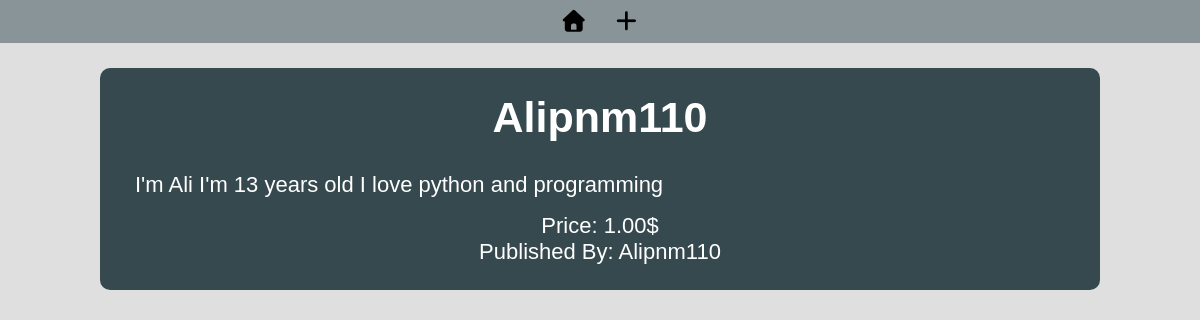
The app's page /posts/1, older data.
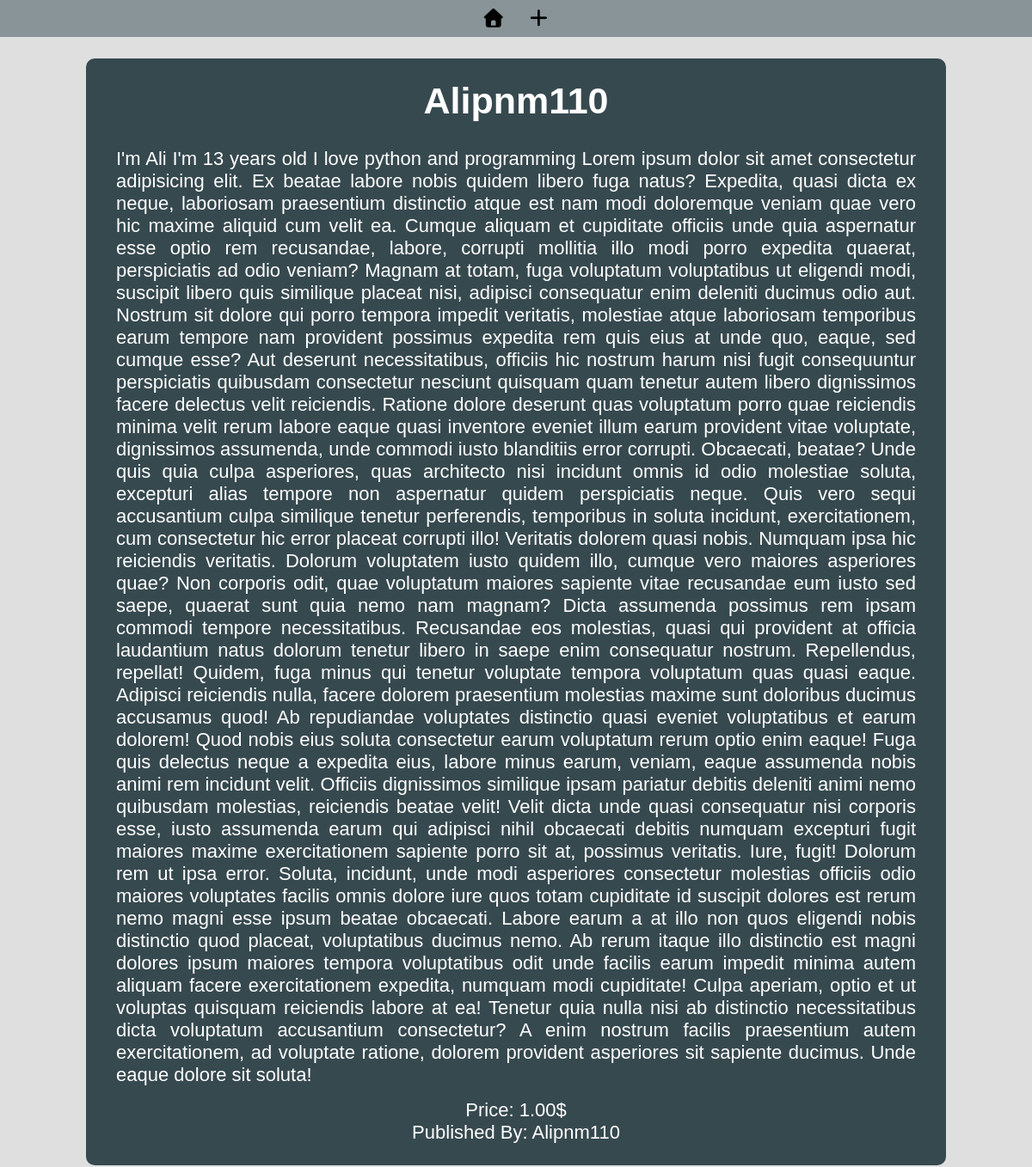
The same page, newer data.
### blog/models.py (models this page shows, shortened)
class Post(models.Model):
    title = models.CharField(max_length=100)
    content = models.TextField()
    price = models.DecimalField(max_digits=5, decimal_places=2, default=Decimal("0.00"))
    image = models.ImageField(upload_to="posts/%y/%m/%d", null=True, blank=True)
    author = models.ForeignKey(User, on_delete=models.CASCADE, related_name="posts")
    created_at = models.DateTimeField(auto_now_add=True)
    last_updated_at = models.DateTimeField(auto_now=True)
    is_published = models.BooleanField(default=False)
    publisher = models.CharField(max_length=100)

### blog/views.py (the view)
# urls.py: path("posts/<int:id>", details, name="post_details"),
def details(request, id):
    post = Post.objects.get(id=id)
    return render(request, "blog/details.html", context={"post": post})

### blog/templates/blog/details.html (shortened to what this page needs)
{% extends 'blog/base.html' %}
{% load static %}
{% block add_static %}
  <link rel="stylesheet" href="{% static 'blog/css/details.css' %}" />
{% endblock %}
{% block content %}
  <div id="post">
    <h1>{{ post.title }}</h1>
    <p>{{ post.content }}</p>
    <span>Price: {{ post.price }}$</span>
    <span>Published By: {{ post.publisher }}</span>
  </div>
{% endblock %}

### blog/templates/blog/base.html (shortened to what this page needs)
{% load static %}
<!DOCTYPE html>
<html lang="en">
  <head>
    <link rel="stylesheet" href="https://cdnjs.cloudflare.com/ajax/libs/font-awesome/7.3.1/css/all.css" />
    <link rel="stylesheet" href="{% static 'blog/css/base.css' %}" />
    {% block add_static %}
    {% endblock %}
  </head>
  <body>
    <nav>
      <div class="container">
        <a href="{% url 'blog:home' %}">
          <i class="fa-solid fa-house"></i>
        </a>
      </div>
      <div class="container">
        <a href="{% url 'blog:create_post' %}">
          <i class="fa-notdog-duo fa-solid fa-plus"></i>
        </a>
      </div>
    </nav>
    <main>
      {% block content %}
      {% endblock %}
    </main>
  </body>
</html>

### static/blog/css/base.css (style rules this page uses)
* { padding: 0; margin: 0; box-sizing: border-box; font-family: Arial, Helvetica, sans-serif; }
:root { --charcoal-color: #36494f; --navbar-bgcolor: #899499; --main-bgcolor: #dfdfdf; }
body { background-color: var(--main-bgcolor); }
nav { display: flex; width: 100%; align-items: center; justify-content: center; gap: 25px; padding: 10px; background-color: var(--navbar-bgcolor); position: sticky; top: 0; margin-bottom: 25px; }
nav a { text-decoration: none; color: black; font-size: 22px; transition: color 200ms linear; position: relative; display: inline-flex; flex-direction: column; align-items: center; }

### static/blog/css/details.css (style rules this page uses)
* { user-select: none; }
:root { --charcoal-color: #36494f; }
#post { text-align: center; margin: 10px auto; width: 1000px; background-color: var(--charcoal-color); padding: 25px 35px; border-radius: 10px; color: #fff; }
#post h1 { margin-bottom: 30px; font-size: 43px; }
#post p, span { font-size: 22px; }
#post p { margin-bottom: 15px; text-align: justify; }
#post span { display: block; }

Row changes from the older to the newer data that the page shows:
changed Post "Alipnm110": content "I'm Ali I'm 13 years old I love python and programming" → "…love python and programming Lorem ipsum dolor sit amet consectetur adipisicing elit. Ex beatae labore nobis quidem libero fuga natus? Expedita, quasi dicta ex neque, laboriosam praesentium distinctio atque est nam modi doloremque veniam quae vero hic maxime aliquid cum velit ea. Cumque aliquam et cupiditate officiis unde quia aspernatur esse optio rem recusandae, labore, corrupti mollitia illo modi porro expedita quaerat, perspiciatis ad odio veniam? Magnam at totam, fuga voluptatum voluptatibus ut eligendi modi, suscipit libero quis similique placeat nisi, adipisci consequatur enim deleniti ducimus odio aut. Nostrum sit dolore qui porro tempora impedit veritatis, molestiae atque…"
